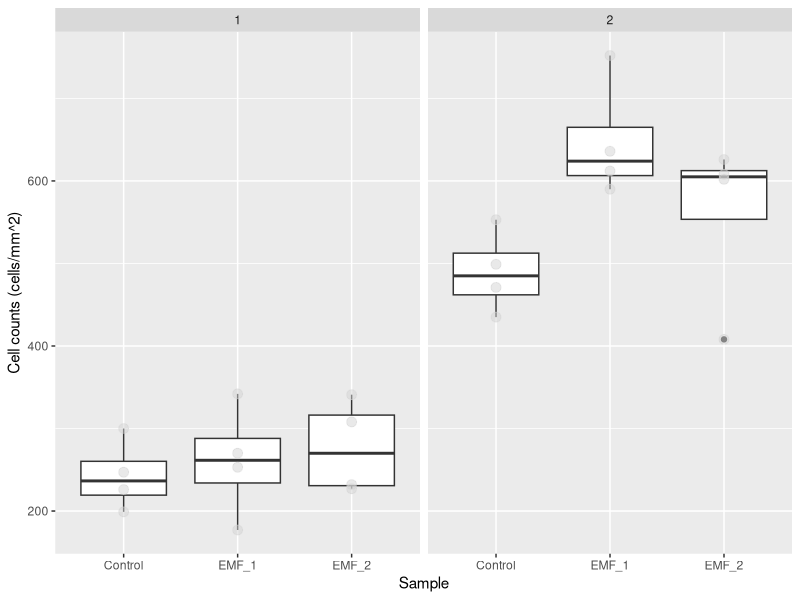

Source code (R):
## ---- chunk 1
# clear the environment
rm(list = ls())

# import the libraries that we will use
library(ggplot2)
library(dplyr)
library(here)

## ---- chunk 2
# import the data set that we will be analysing, the stringsAsFactors = True argument converts categorical data to factors so we can analyse the levels
counts <- read.csv(here("Data", "MH_Cellcountdata_11-1.csv"),stringsAsFactors = TRUE)

# take a look at the structure of the data
glimpse(counts)
## ---- chunk 3
# convert the count trial to factor data
counts$Count_trial<-as.factor(counts$Count_trial) 


# select the first two counts (before and after the EMF exposure) because the third count is skewed due to the lack of CO2 that the cells were exposed to between the 2nd and 3rd counts

counts <- counts %>% filter(Count_trial == c("1", "2"))
## ---- chunk 4
# make a box plot of the data
ggplot(counts, aes(x = Condition, y = Counts)) +
geom_boxplot()+
  geom_point(size = 3, colour = 'lightgrey', alpha = 0.5)+
  facet_wrap(~Count_trial)+
  xlab("Sample") +
  ylab("Cell counts (cells/mm^2)")
